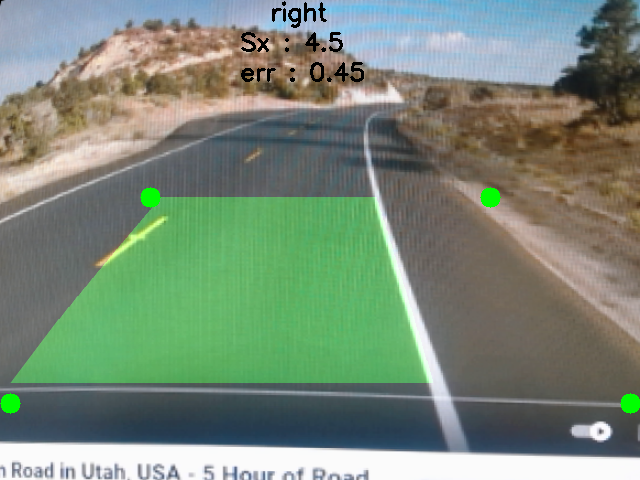
#> input picture Lane_detection_240104.png, 640 x 480 px, given in place of the camera
$ python testlane2.py   (older library calls are emulated)
#> lines starting #> are read from the running program, lines starting #| are printed output that depends on the picture; after the words box and inside, x2 and y2 are one past the last pixel; in counts of white or black regions, pixels touching at a corner belong together
import cv2
import numpy as np

def find_yellow_lane(frame):
    # 이미지 크기를 줄여 속도 향상
    height, width = frame.shape[:2]
    frame = cv2.resize(frame, (width // 2, height // 2))

    # 이미지를 HSV로 변환
    hsv = cv2.cvtColor(frame, cv2.COLOR_BGR2HSV)

    # 노란색 차선을 위한 HSV 범위 설정
    lower_yellow = np.array([20, 100, 100], dtype=np.uint8)
    upper_yellow = np.array([30, 255, 255], dtype=np.uint8)

    # 노란색 차선을 마스크로 추출
    yellow_mask = cv2.inRange(hsv, lower_yellow, upper_yellow)

    return yellow_mask

def sliding_window(image, n_windows=9, margin=100, minpix=50):
    histogram = np.sum(image[image.shape[0]//2:, :], axis=0)
    out_img = np.dstack((image, image, image))*255
    midpoint = histogram.shape[0] // 2
    leftx_base = np.argmax(histogram[:midpoint])
    rightx_base = np.argmax(histogram[midpoint:]) + midpoint

    window_height = image.shape[0] // n_windows
    nonzero = image.nonzero()
    nonzeroy = np.array(nonzero[0])
    nonzerox = np.array(nonzero[1])
    leftx_current = leftx_base
    rightx_current = rightx_base

    left_lane_inds = []
    right_lane_inds = []

    for window in range(n_windows):
        win_y_low = image.shape[0] - (window + 1) * window_height
        win_y_high = image.shape[0] - window * window_height
        win_xleft_low = leftx_current - margin
        win_xleft_high = leftx_current + margin
        win_xright_low = rightx_current - margin
        win_xright_high = rightx_current + margin

        good_left_inds = ((nonzeroy >= win_y_low) & (nonzeroy < win_y_high) &
                          (nonzerox >= win_xleft_low) & (nonzerox < win_xleft_high)).nonzero()[0]
        good_right_inds = ((nonzeroy >= win_y_low) & (nonzeroy < win_y_high) &
                           (nonzerox >= win_xright_low) & (nonzerox < win_xright_high)).nonzero()[0]

        left_lane_inds.append(good_left_inds)
        right_lane_inds.append(good_right_inds)

        if len(good_left_inds) > minpix:
            leftx_current = np.int(np.mean(nonzerox[good_left_inds]))
        if len(good_right_inds) > minpix:
            rightx_current = np.int(np.mean(nonzerox[good_right_inds]))

    left_lane_inds = np.concatenate(left_lane_inds)
    right_lane_inds = np.concatenate(right_lane_inds)

    leftx = nonzerox[left_lane_inds]
    lefty = nonzeroy[left_lane_inds]
    rightx = nonzerox[right_lane_inds]
    righty = nonzeroy[right_lane_inds]

    return leftx, lefty, rightx, righty

def fit_polynomial(image, leftx, lefty, rightx, righty):
    left_fit = np.polyfit(lefty, leftx, 2)
    right_fit = np.polyfit(righty, rightx, 2)

    ploty = np.linspace(0, image.shape[0]-1, image.shape[0])
    left_fitx = left_fit[0]*ploty**2 + left_fit[1]*ploty + left_fit[2]
    right_fitx = right_fit[0]*ploty**2 + right_fit[1]*ploty + right_fit[2]

    return left_fitx, right_fitx, ploty

def draw_lane(frame, left_fitx, right_fitx, ploty):
    warp_zero = np.zeros_like(frame).astype(np.uint8)
    color_warp = np.dstack((warp_zero, warp_zero, warp_zero))

    pts_left = np.array([np.transpose(np.vstack([left_fitx, ploty]))])
    pts_right = np.array([np.flipud(np.transpose(np.vstack([right_fitx, ploty])))])
    pts = np.hstack((pts_left, pts_right))

    cv2.fillPoly(color_warp, np.int_([pts]), (0, 0, 255))

    result = cv2.addWeighted(frame, 1, color_warp, 0.3, 0)

    return result

def calculate_center_offset(image, left_fitx, right_fitx):
    lane_width_pixels = right_fitx[-1] - left_fitx[-1]
    midpoint_pixels = lane_width_pixels / 2 + left_fitx[-1]

    center_offset_pixels = image.shape[1] / 2 - midpoint_pixels

    return center_offset_pixels

def process_frame(frame):
    yellow_mask = find_yellow_lane(frame)

    # sliding window를 사용하여 차선 좌표 찾기
    leftx, lefty, rightx, righty = sliding_window(yellow_mask)

    # 2차 다항식으로 차선 피팅
    left_fitx, right_fitx, ploty = fit_polynomial(yellow_mask, leftx, lefty, rightx, righty)

    # 차선 그리기
    result = draw_lane(frame, left_fitx, right_fitx, ploty)

    # 중앙선 계산 및 표시
    center_offset_pixels = calculate_center_offset(frame, left_fitx, right_fitx)
    cv2.line(result, (int(frame.shape[1] / 2), 0), (int(frame.shape[1] / 2), frame.shape[0]), (0, 0, 255), 2)
    cv2.line(result, (int(left_fitx[-1]), frame.shape[0]), (int(right_fitx[-1]), frame.shape[0]), (255, 0, 0), 2)

    # 픽셀 값 출력
    cv2.putText(result, f"Center Offset: {center_offset_pixels:.2f} pixels", (10, 30), cv2.FONT_HERSHEY_SIMPLEX, 1, (255, 255, 255), 2)

    return result

def main():
    cap = cv2.VideoCapture(2)  # 카메라 장치 번호에 따라 변경 가능

    while cap.isOpened():
        ret, frame = cap.read()
#> frame is the input picture: shape (480, 640, 3); mean B, G, R 119.9, 137.5, 121.1

        if not ret:
            print("Error reading frame")
            continue

        try:
            processed_frame = process_frame(frame)
#> in find_yellow_lane, `hsv = cv2.cvtColor(frame, cv2.COLOR_BGR2HSV)`: hsv: shape (240, 320, 3); mean H, S, V 57.4, 67, 148.1
#> in find_yellow_lane, `yellow_mask = cv2.inRange(hsv, lower_yellow, upper_yellow)`:
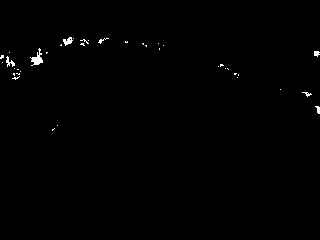
#> yellow_mask: shape (240, 320); 0.52% white; 38 white regions (31 under 20 px), largest, box (x1, y1, x2, y2) and area: (30, 48, 43, 66) 101, (63, 37, 73, 46) 51, (6, 56, 15, 67) 44
#> in sliding_window, `histogram = np.sum(image[image.shape[0]//2:, :], axis=0)`: histogram = 320 values, max 510 at index 52, min 0 at index 0, mean 3.98
#> in sliding_window, `leftx_base = np.argmax(histogram[:midpoint])`: leftx_base = 52
#> in sliding_window, `rightx_base = np.argmax(histogram[midpoint:]) + midpoint`: rightx_base = 160
#> in sliding_window, `nonzero = image.nonzero()`: nonzero = 401 positions, rows 37 to 130, columns 0 to 319
#> in sliding_window, `nonzeroy = np.array(nonzero[0])`: nonzeroy = 401 values from 37 to 130
#> in sliding_window, `nonzerox = np.array(nonzero[1])`: nonzerox = 401 values, max 319 at index 136, min 0 at index 175, mean 106.3
#> in sliding_window, `leftx_current = leftx_base`: leftx_current = 52
#> in sliding_window, `rightx_current = rightx_base`: rightx_current = 160
#> the loop in sliding_window, `for window in range(n_windows):` made 9 passes
#> (win_xleft_low, win_xleft_high, win_xright_low, win_xright_high, leftx_current, rightx_current) on pass 8: (-77, 123, 60, 260, 61, 86)
#> (win_xleft_low, win_xleft_high, win_xright_low, win_xright_high, leftx_current) on pass 7: (-48, 152, 60, 260, 23)
#> after the loop in sliding_window, `for window in range(n_windows):`: left_lane_inds = 9 items, first 6: empty array, empty array, empty array, empty array, [396, 397, 398, 399, 400], empty array; right_lane_inds = 9 items, first 6: empty array, empty array, empty array, empty array, empty array, empty array
#> in sliding_window, `left_lane_inds = np.concatenate(left_lane_inds)`: left_lane_inds = 292 values, max 400 at index 4, min 0 at index 142, mean 175.1
#> in sliding_window, `right_lane_inds = np.concatenate(right_lane_inds)`: right_lane_inds = 134 values, max 341 at index 19, min 0 at index 20, mean 95.26
#> in sliding_window, `leftx = nonzerox[left_lane_inds]`: leftx = 292 values, max 108 at index 153, min 0 at index 5, mean 43.62
#> in sliding_window, `lefty = nonzeroy[left_lane_inds]`: lefty = 292 values, max 130 at index 4, min 37 at index 142, mean 55.56
#> in sliding_window, `rightx = nonzerox[right_lane_inds]`: rightx = 134 values, max 238 at index 17, min 60 at index 123, mean 107.8
#> in sliding_window, `righty = nonzeroy[right_lane_inds]`: righty = 134 values, max 77 at index 19, min 37 at index 20, mean 45.51
#> in fit_polynomial, `left_fit = np.polyfit(lefty, leftx, 2)`: left_fit = [0.034, -5.95, 261.9]
#> in fit_polynomial, `right_fit = np.polyfit(righty, rightx, 2)`: right_fit = [-0.014, 6.47, -156.5]
#> in fit_polynomial, `left_fitx = left_fit[0]*ploty**2 + left_fit[1]*ploty + left_fit[2]`: left_fitx = 240 values, max 781.5 at index 239, min 1.7 at index 88, mean 199.6
#> in fit_polynomial, `right_fitx = right_fit[0]*ploty**2 + right_fit[1]*ploty + right_fit[2]`: right_fitx = 240 values, max 593.8 at index 232, min -156.5 at index 0, mean 350.7
#> in process_frame, `left_fitx, right_fitx, ploty = fit_polynomial(yellow_mask, leftx, left..`: ploty = 240 values from 0 to 239
#> in draw_lane, `pts_left = np.array([np.transpose(np.vstack([left_fitx, ploty]))])`: pts_left = 240 pairs, first value 1.7 to 781.5, second value 0 to 239
#> in draw_lane, `pts_right = np.array([np.flipud(np.transpose(np.vstack([right_fitx, pl..`: pts_right = 240 pairs, first value -156.5 to 593.8, second value 0 to 239
#> in draw_lane, `pts = np.hstack((pts_left, pts_right))`: pts = 480 pairs, first value -156.5 to 781.5, second value 0 to 239
            cv2.imshow("Lane Detection", processed_frame)
        except Exception as e:
            print(f"Error processing frame: {e}")

        if cv2.waitKey(1) & 0xFF == ord('q'):
#> (key q is pressed here)
            break

    cap.release()
    cv2.destroyAllWindows()

if __name__ == "__main__":
    main()
